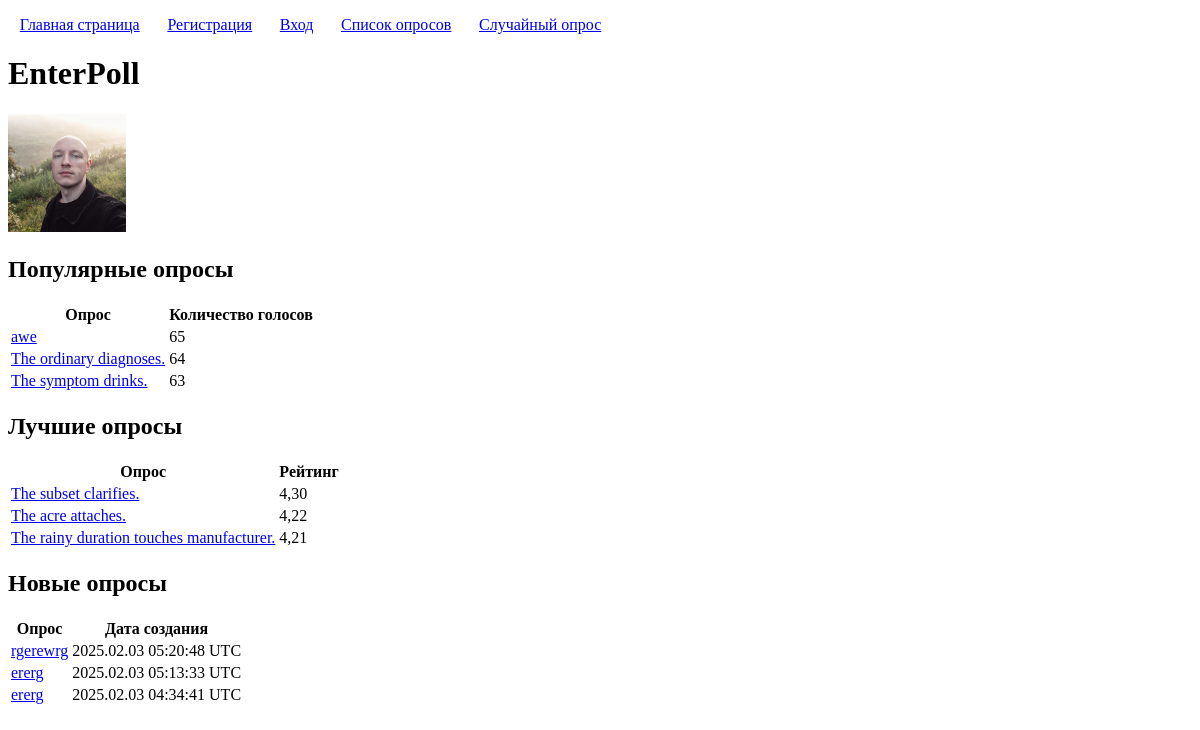
Before: /enterpoll/ with the older database file.
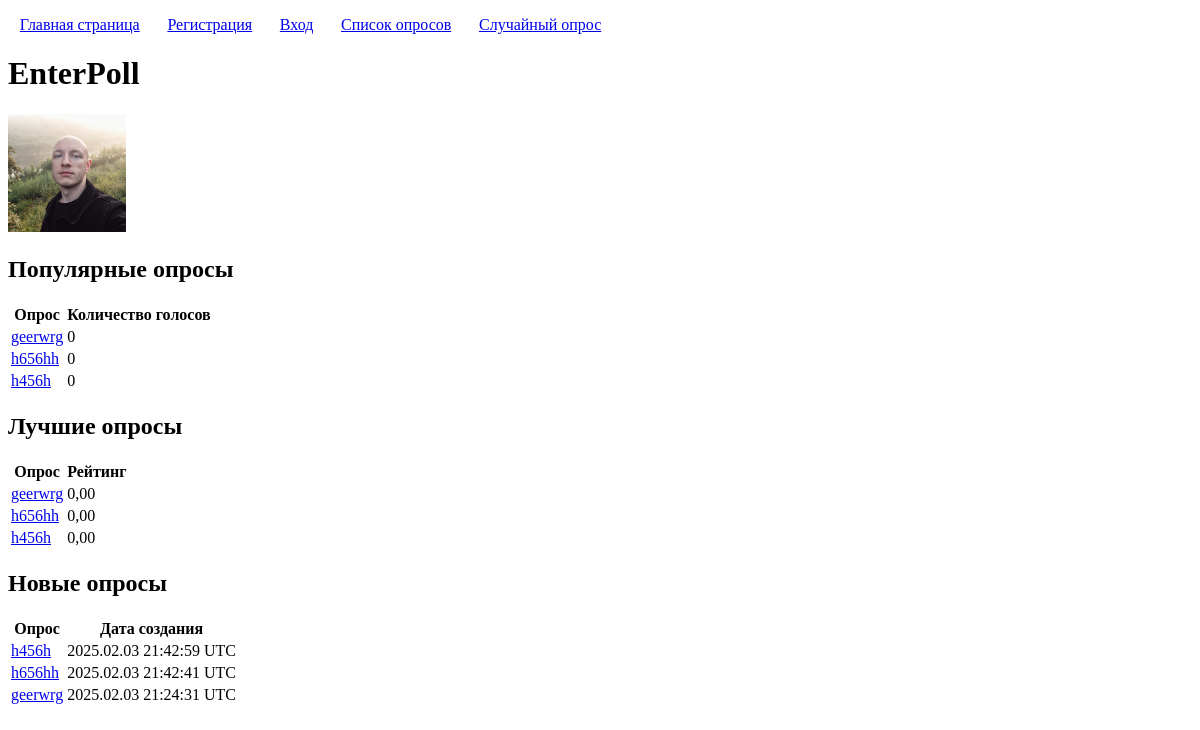
After: the same page with the newer database file.
### polls/models.py (models this page shows, shortened)
class Poll(models.Model):
	title = models.CharField('Заголовок', max_length=100, validators=[custom_validators.forbidden_words])
	description = models.CharField('Описание', max_length=100, blank=True, null=True, validators=[custom_validators.forbidden_words])
	user = models.ForeignKey(User, on_delete=models.CASCADE, verbose_name='Автор')
	created = models.DateTimeField('Время создания', auto_now_add=True)
	def get_number_of_votes(self):
		return self.vote_set.count()
	def get_average_rating(self):
		return self.rating_set.aggregate(Avg('value', default=0))['value__avg']

### polls/views.py (the view)
# urls.py: path("", views.MainPageView.as_view(), name="main_page"),
class MainPageView(TemplateView):
	template_name = 'polls/main_page.html'
	def get_context_data(self, *args, **kwargs):
		context = super().get_context_data(*args, **kwargs)
		polls = Poll.objects.all()
		context['most_popular_polls'] = sorted(polls, key=Poll.get_number_of_votes, reverse=True)[0:3]
		context['highly_rated_polls'] = sorted(polls, key=Poll.get_average_rating, reverse=True)[0:3]
		context['latest_polls'] = polls.order_by('-created')[0:3]
		return context

### polls/templates/polls/main_page.html (shortened to what this page needs)
{% extends "base.html" %}
{% load static %}
{% block h1 %}EnterPoll{% endblock h1 %}
{% block content %}
	<img src="{% static 'polls/ivan.jpg' %}" alt="women" width="10%">
	<h2>Популярные опросы</h2>
	<table>
		<thead>
			<tr>
				<th>Опрос</th>
				<th>Количество голосов</th>
			</tr>
		</thead>
		<tbody>
				{% for poll in most_popular_polls %}
					<tr>
						<td>
							<a href="{% url 'poll_page' poll.pk %}">{{ poll.title }}</a>
						</td>
						<td>
							{{ poll.get_number_of_votes }}
						</td>
					</tr>
				{% endfor %}
		</tbody>
	</table>
	<h2>Лучшие опросы</h2>
	<table>
		<thead>
			<tr>
				<th>Опрос</th>
				<th>Рейтинг</th>
			</tr>
		</thead>
		<tbody>
				{% for poll in highly_rated_polls %}
					<tr>
						<td>
							<a href="{% url 'poll_page' poll.pk %}">{{ poll.title }}</a>
						</td>
						<td>
							{{ poll.get_average_rating|floatformat:2 }}
						</td>
					</tr>
				{% endfor %}
		</tbody>
	</table>
	<h2>Новые опросы</h2>
	<table>
		<thead>
			<tr>
				<th>Опрос</th>
				<th>Дата создания</th>
			</tr>
		</thead>
		<tbody>
				{% for poll in latest_polls %}
					<tr>
						<td>
							<a href="{% url 'poll_page' poll.pk %}">{{ poll.title }}</a>
						</td>
						<td>
							{{ poll.created|date:"Y.m.d H:i:s e" }}
						</td>
					</tr>
				{% endfor %}
		</tbody>
	</table>
{% endblock content %}

Changed rows visible on the page:
removed Poll: title "awe", get_number_of_votes "65", shown under "Популярные опросы"
removed Poll: title "The ordinary diagnoses.", get_number_of_votes "64", shown under "Популярные опросы"
removed Poll: title "The symptom drinks.", get_number_of_votes "63", shown under "Популярные опросы"
removed Poll: title "The subset clarifies.", get_average_rating "4,30", shown under "Лучшие опросы"
removed Poll: title "The acre attaches.", get_average_rating "4,22", shown under "Лучшие опросы"
removed Poll: title "The rainy duration touches manufacturer.", get_average_rating "4,21", shown under "Лучшие опросы"
removed Poll: title "rgerewrg", created "2025.02.03 05:20:48 UTC", shown under "Новые опросы"
removed Poll: title "ererg", created "2025.02.03 05:13:33 UTC", shown under "Новые опросы"
removed Poll: title "ererg", created "2025.02.03 04:34:41 UTC", shown under "Новые опросы"
added Poll: title "geerwrg", get_number_of_votes "0", get_average_rating "0,00", created "2025.02.03 21:24:31 UTC"
added Poll: title "h656hh", get_number_of_votes "0", get_average_rating "0,00", created "2025.02.03 21:42:41 UTC"
added Poll: title "h456h", get_number_of_votes "0", get_average_rating "0,00", created "2025.02.03 21:42:59 UTC"
